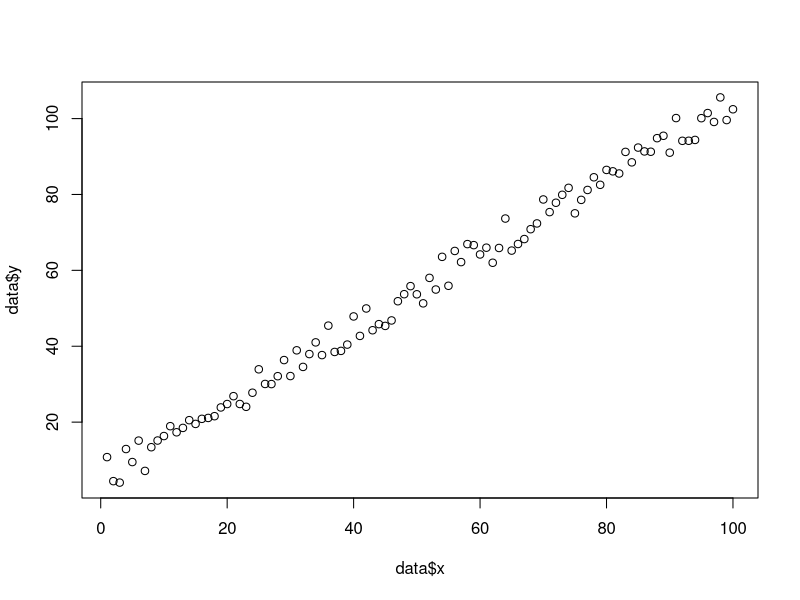

Recreate this plot in R.
## ---- chunk 1
knitr::opts_chunk$set(echo = TRUE)
## ---- chunk 2
a_number = 10
## ---- chunk 3
a_string = "hello world\n"
## ---- chunk 4
a_function = print
a_function("hello world")
## ---- chunk 5
an_object = "a string object"
## ---- chunk 6
an_object <- "a string object"
## ---- chunk 7
new_statement = print("this continues on the
next line")
## ---- chunk 8
a = (100 + 3) - 2
mean( c( a / 100, 642564624.34 ) )
## ---- chunk 9
a=(100+3)-2
mean(c(a/100,642564624.34))
## ---- chunk 10
?make.names
## ---- chunk 11
not_valid_name = "1 way to not be a valid name"
valid_name = make.names(not_valid_name)
print(valid_name)
## ---- chunk 12
number = 3.1459
string = "hello again world"
## ---- chunk 13
class(number)
class(string)
## ---- chunk 14
str(number)
str(string)
## ---- chunk 15
number_vector = c(1,10,100,1000)
number_vector
string_vector = c("hello", "world", "for", "yet", "another", "time")
string_vector
## ---- chunk 16
length(number_vector)
length(string_vector)
## ---- chunk 17
print(string_vector[2])
## ---- chunk 18
mixed = c(1,2,3,"one","two","three")
## ---- chunk 19
mixed
## ---- chunk 20
mixed = list(1,2,3,"one","two","three")
str(mixed)
## ---- chunk 21
test = -10
if (test > 0) {
  print("test is greater than zero")
} else {
  print ("test is not greater than zero")
}
## ---- chunk 22
test = -10
if (test > 0 || test < -1) {
  print("test is greater than zero or less than -1")
} else {
  print ("test is between zero and -1")
}
## ---- chunk 23
vec = c()
for (i in 1:100) {
  vec[i] = i*i
}
str(vec) 
## ---- chunk 24
str(runif)
## ---- chunk 25
print(runif(10, -1, 1))
## ---- chunk 26
print(runif(min = -1, max = 1, n = 10))
## ---- chunk 27
runit = function(n = 1) {
  return(runif(n, max = 1, min = 0))
}
## ---- chunk 28
print(runit())
print(runit(n = 2))
print(runit(5))
## ---- chunk 29
rvals = runit(5)
print(rvals)
## ---- chunk 30
data = list(x = 1:100, y = 1:100 + runif(100, max = 10))
## ---- chunk 31
plot(data)
